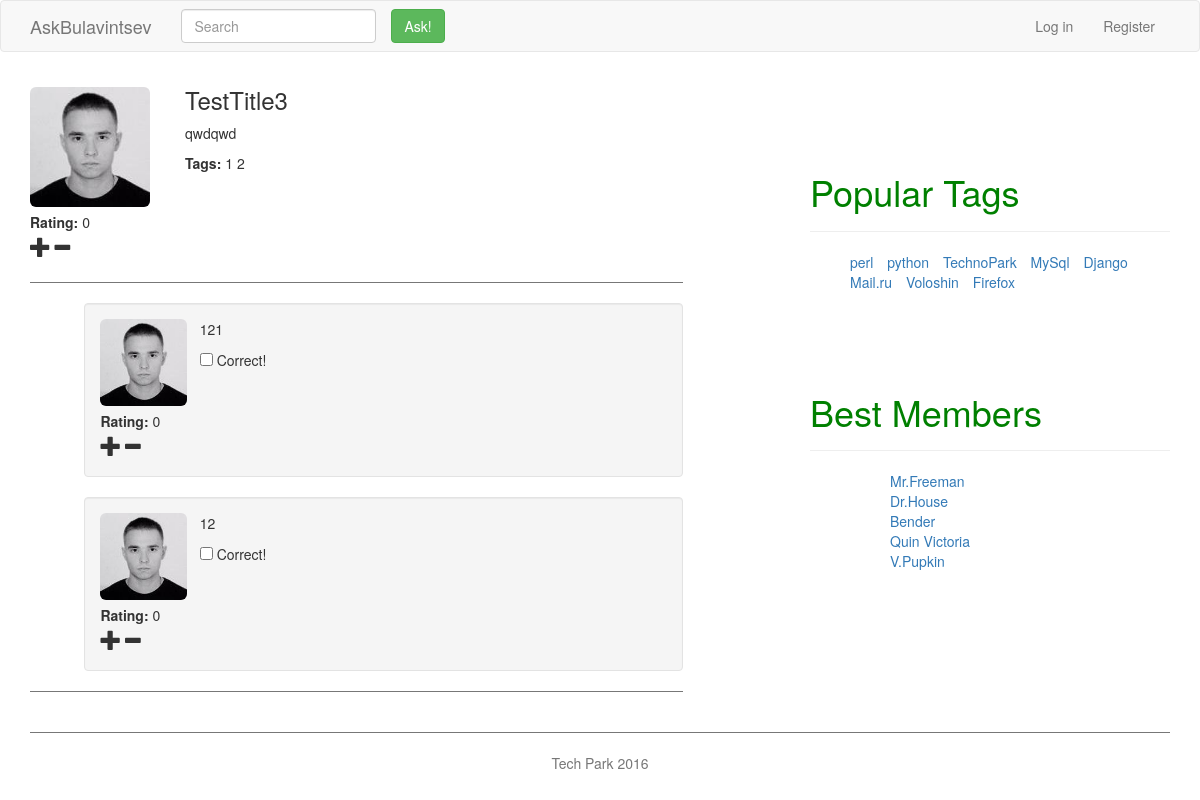
The page /question/1189/ on the database its author committed.
### ask_app/models.py (models this page shows, shortened)
class Quetion(models.Model):
    title = models.CharField(max_length=128)
    text = models.CharField(max_length=4096)
    question_user = models.ForeignKey(User, on_delete=models.CASCADE, related_name='user')
    datetime = models.DateTimeField(default=now)
    tags = models.ManyToManyField(Tag, related_name='questions')
    objects = models.Manager()
    manager = QuetionManager()
    rating = models.IntegerField(blank=True, default=0)

class Profile(models.Model):
    avatar = models.FileField()
    user = models.OneToOneField(User, related_name='profile')

class Tag(models.Model):
    text = models.CharField(max_length=32)

class Answer(models.Model):
    user = models.ForeignKey(User)
    question = models.ForeignKey(Quetion, related_name='answers')
    text = models.CharField(max_length=2048)
    is_correct = models.BooleanField(default=False)
    datetime = models.DateTimeField(default=now)

### ask_bulavintsev/views.py (the view)
# urls.py: url(r'^question/(?P<id>[0-9]+)/$', basic.question_detail, name='question'),
def question_detail(request, id):
    question = Quetion.objects.get(pk=id)
    return render(request, 'question.html', {'question': question})

### templates/question.html (shortened to what this page needs)
{% extends "base.html" %}
{% load static %}
{% block main %}
    <div class="question">
        <div class="row">
            <div class="question__info col-md-3 col-sm-3">
                <a href="#">
                    <img class="question__info-img img-rounded"
                         src="{{ question.question_user.profile.avatar.url }}"
                         alt="">
                </a>
                <div class="question__info-rating">
                    <p class="question__info-count-votes">
                        <b>Rating:</b>
                        <span class="">
                            0
                        </span>
                    </p>
                    <a url="/vote/question/"
                       action="True"
                       class="question__info-like questions-item__vote">
                        <span class="glyphicon glyphicon glyphicon-plus"></span>
                    </a>
                    <a url="/vote/question/"
                       action="False"
                       class="question__info-dislike questions-item__vote">
                        <span class="glyphicon glyphicon glyphicon-minus"></span>
                    </a>
                </div>
            </div>
            <div class="question__content col-md-9 col-sm-9">
                <h3 class="question__content-title">
                    {{question.title}}
                </h3>
                <p class="question__content-text">
                    {{question.text}}
                </p>
                <span class="question__content-tags">
                    <b>Tags:</b>
                </span>
                {% for tag in question.tags.all %}
                                {{tag.text}}
                {% endfor %}
            </div>
        </div>
    </div>
    <hr class="question__line">
<div class="comments">
        {%for answer in question.answers.all %}
            <div class="comments-item well col-md-offset-1 col-md-offset-10">
                <div class="row">
                    <div class="comments-item__info col-md-2 col-sm-2">
                        <a href="#">
                            <img class="comments-item__info-img img-rounded" src="{{ answer.user.profile.avatar.url }}" alt="">
                        </a>
                        <div class="comments-item__info-rating">
                            <p class="comments-item__info-count-votes">
                                <b>Rating:</b>
                                <span >
                                    0
                                </span>
                            </p>
                            <a url="#" action="True"  class="comments-item__like comments-item__vote">
                                <span class="glyphicon glyphicon glyphicon-plus"></span>
                            </a>
                            <a url="/vote/answer/" action="False" class="comments-item__dislike comments-item__vote">
                                <span class="glyphicon glyphicon glyphicon-minus"></span>
                            </a>
                        </div>
                    </div>
                    <div class="comments-item__content  col-md-10 col-sm-10">
                        <p class="comments-item__content-text">
                            {{answer.text}}
                        </p>
                            <input url="/correct/" class="correct-checkbox" type="checkbox">
                            Correct!
                    </div>
                </div>
            </div>
            {% endfor %}
            <hr class="comments__line">
                    </div>
{% endblock %}

### static/css/style.css (style rules this page uses)
.questions-item__vote { font-size: 1.5em; color: #333333; }
.question { margin-top: 15px; }
.question__info { max-width: 155px; }
.question__info-img { width: 120px; height: 120px; }
.question__info-rating { margin-top: 5px; }
.question__info-like { float: left; }
.question__info-count-votes { margin-bottom: 0px; }
.question__content-title { margin-top: 0px; }
.question__line { border-top-color: #777; }
.comments-item { padding: 15px; }
.comments-item__info { max-width: 120px; }
.comments-item__info-img { width: 87px; height: 87px; }
.comments-item__info-rating { margin-top: 5px; }
.comments-item__vote { font-size: 1.5em; color: #333333; }
.comments-item__like { float: left; }
.comments-item__info-count-votes { margin-bottom: 0px; }
.comments__line { border-top-color: #777; }

### rows shown on the page
Quetion: question_user.profile.avatar (picture), title "TestTitle3", text "qwdqwd"
Tag: text "1"
Tag: text "2"
Answer: user.profile.avatar (picture), text "121"
Answer: user.profile.avatar (picture), text "12"
